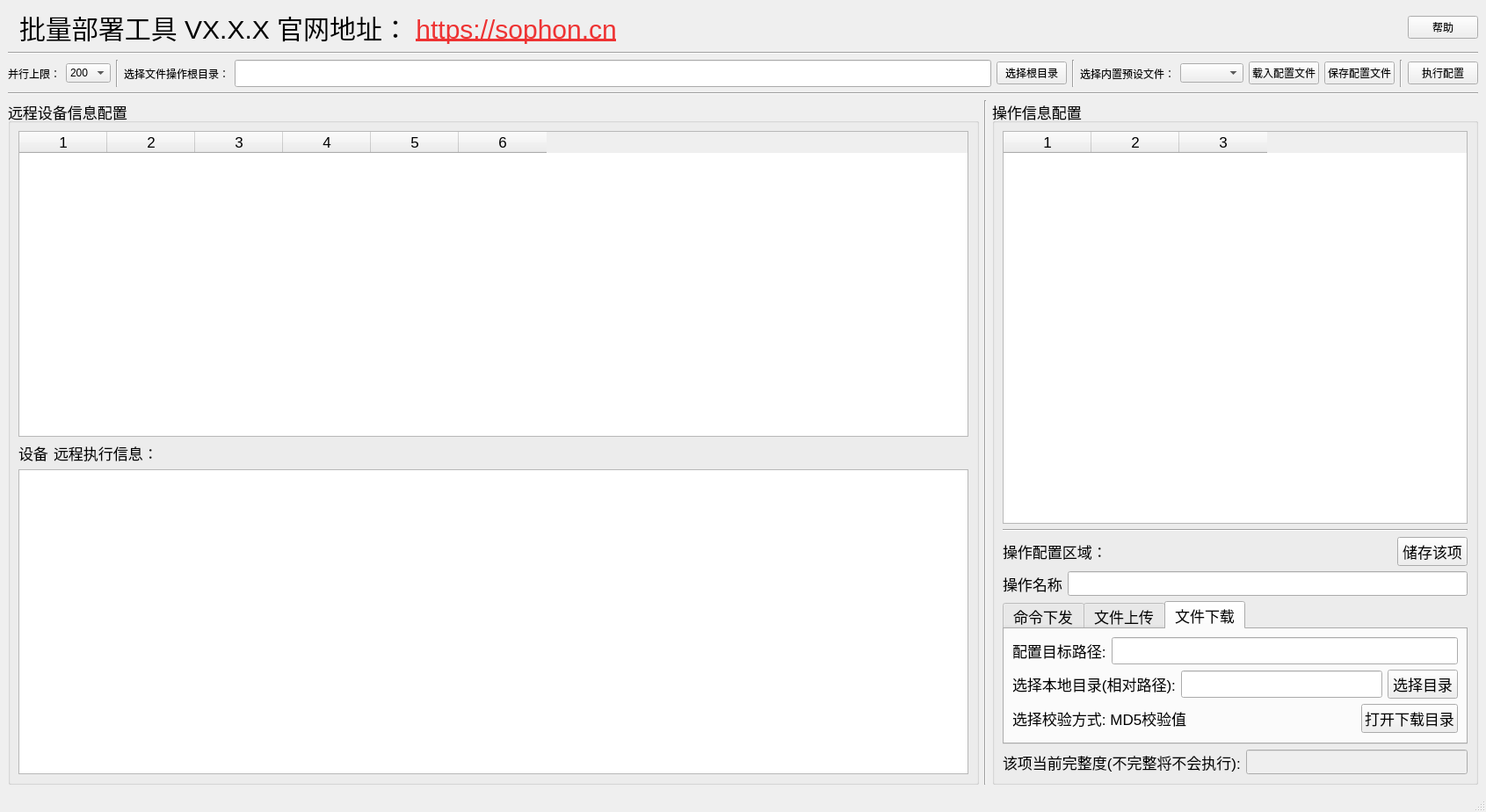
<?xml version="1.0" encoding="UTF-8"?>
<ui version="4.0">
 <class>MainWindow</class>
 <widget class="QMainWindow" name="MainWindow">
  <property name="geometry">
   <rect>
    <x>0</x>
    <y>0</y>
    <width>1691</width>
    <height>924</height>
   </rect>
  </property>
  <property name="windowTitle">
   <string>批量部署工具</string>
  </property>
  <property name="windowIcon">
   <iconset resource="resources.qrc">
    <normaloff>:/resources/ic_action_database.png</normaloff>:/resources/ic_action_database.png</iconset>
  </property>
  <widget class="QWidget" name="centralwidget">
   <layout class="QVBoxLayout" name="verticalLayout_3">
    <item>
     <layout class="QHBoxLayout" name="horizontalLayout_6">
      <item>
       <widget class="QLabel" name="labelImage">
        <property name="text">
         <string/>
        </property>
       </widget>
      </item>
      <item>
       <widget class="QLabel" name="labelTitle">
        <property name="sizePolicy">
         <sizepolicy hsizetype="Expanding" vsizetype="Preferred">
          <horstretch>0</horstretch>
          <verstretch>0</verstretch>
         </sizepolicy>
        </property>
        <property name="font">
         <font>
          <pointsize>20</pointsize>
         </font>
        </property>
        <property name="text">
         <string>&lt;html&gt;&lt;head/&gt;&lt;body&gt;&lt;p&gt;&lt;span style=&quot; font-size:30px;&quot;&gt;批量部署工具 VX.X.X 官网地址： &lt;/span&gt;&lt;a href=&quot;https://sophon.cn&quot;&gt;&lt;span style=&quot; font-size:30px; text-decoration: underline; color:#ee3333;&quot;&gt;https://sophon.cn&lt;/span&gt;&lt;/a&gt;&lt;/p&gt;&lt;/body&gt;&lt;/html&gt;</string>
        </property>
       </widget>
      </item>
      <item>
       <spacer name="horizontalSpacer_2">
        <property name="orientation">
         <enum>Qt::Horizontal</enum>
        </property>
        <property name="sizeHint" stdset="0">
         <size>
          <width>40</width>
          <height>20</height>
         </size>
        </property>
       </spacer>
      </item>
      <item>
       <widget class="QPushButton" name="pushButtonHelp">
        <property name="text">
         <string>帮助</string>
        </property>
       </widget>
      </item>
     </layout>
    </item>
    <item>
     <widget class="Line" name="line_5">
      <property name="orientation">
       <enum>Qt::Horizontal</enum>
      </property>
     </widget>
    </item>
    <item>
     <layout class="QHBoxLayout" name="horizontalLayout_5">
      <item>
       <layout class="QHBoxLayout" name="horizontalLayout_3">
        <item>
         <widget class="QLabel" name="label_12">
          <property name="text">
           <string>并行上限：</string>
          </property>
         </widget>
        </item>
        <item>
         <widget class="QComboBox" name="comboBoxBatchMax">
          <property name="currentText">
           <string>200</string>
          </property>
          <item>
           <property name="text">
            <string>200</string>
           </property>
          </item>
          <item>
           <property name="text">
            <string>100</string>
           </property>
          </item>
          <item>
           <property name="text">
            <string>50</string>
           </property>
          </item>
          <item>
           <property name="text">
            <string>20</string>
           </property>
          </item>
          <item>
           <property name="text">
            <string>2</string>
           </property>
          </item>
         </widget>
        </item>
       </layout>
      </item>
      <item>
       <widget class="Line" name="line_7">
        <property name="orientation">
         <enum>Qt::Vertical</enum>
        </property>
       </widget>
      </item>
      <item>
       <layout class="QHBoxLayout" name="horizontalLayout_4">
        <item>
         <widget class="QLabel" name="label_2">
          <property name="text">
           <string>选择文件操作根目录：</string>
          </property>
         </widget>
        </item>
        <item>
         <widget class="QLineEdit" name="lineEditRootPath">
          <property name="font">
           <font>
            <pointsize>14</pointsize>
           </font>
          </property>
          <property name="readOnly">
           <bool>true</bool>
          </property>
         </widget>
        </item>
        <item>
         <widget class="QPushButton" name="pushButtonOpenRootPath">
          <property name="text">
           <string>选择根目录</string>
          </property>
         </widget>
        </item>
       </layout>
      </item>
      <item>
       <widget class="Line" name="line_2">
        <property name="orientation">
         <enum>Qt::Vertical</enum>
        </property>
       </widget>
      </item>
      <item>
       <layout class="QHBoxLayout" name="horizontalLayout_2">
        <item>
         <widget class="QLabel" name="label">
          <property name="text">
           <string>选择内置预设文件：</string>
          </property>
         </widget>
        </item>
        <item>
         <widget class="QComboBox" name="comboBoxJson"/>
        </item>
       </layout>
      </item>
      <item>
       <widget class="QPushButton" name="pushButtonOpenJson">
        <property name="text">
         <string>载入配置文件</string>
        </property>
       </widget>
      </item>
      <item>
       <widget class="QPushButton" name="pushButtonSaveJson">
        <property name="text">
         <string>保存配置文件</string>
        </property>
       </widget>
      </item>
      <item>
       <widget class="Line" name="line_3">
        <property name="orientation">
         <enum>Qt::Vertical</enum>
        </property>
       </widget>
      </item>
      <item>
       <widget class="QPushButton" name="pushButtonRun">
        <property name="text">
         <string>执行配置</string>
        </property>
       </widget>
      </item>
     </layout>
    </item>
    <item>
     <widget class="Line" name="line_4">
      <property name="orientation">
       <enum>Qt::Horizontal</enum>
      </property>
     </widget>
    </item>
    <item>
     <layout class="QHBoxLayout" name="horizontalLayout_7" stretch="2,0,1">
      <item>
       <widget class="QGroupBox" name="groupBox">
        <property name="font">
         <font>
          <pointsize>13</pointsize>
         </font>
        </property>
        <property name="title">
         <string>远程设备信息配置</string>
        </property>
        <layout class="QVBoxLayout" name="verticalLayout_4">
         <item>
          <widget class="QTableWidget" name="tableWidgetRemote">
           <property name="sizePolicy">
            <sizepolicy hsizetype="Expanding" vsizetype="Expanding">
             <horstretch>0</horstretch>
             <verstretch>0</verstretch>
            </sizepolicy>
           </property>
           <property name="columnCount">
            <number>6</number>
           </property>
           <column/>
           <column/>
           <column/>
           <column/>
           <column/>
           <column/>
          </widget>
         </item>
         <item>
          <layout class="QHBoxLayout" name="horizontalLayout">
           <item>
            <widget class="QLabel" name="label_11">
             <property name="sizePolicy">
              <sizepolicy hsizetype="Preferred" vsizetype="Preferred">
               <horstretch>0</horstretch>
               <verstretch>0</verstretch>
              </sizepolicy>
             </property>
             <property name="text">
              <string>设备</string>
             </property>
            </widget>
           </item>
           <item>
            <widget class="QLabel" name="label_3">
             <property name="sizePolicy">
              <sizepolicy hsizetype="MinimumExpanding" vsizetype="Preferred">
               <horstretch>0</horstretch>
               <verstretch>0</verstretch>
              </sizepolicy>
             </property>
             <property name="text">
              <string>远程执行信息：</string>
             </property>
            </widget>
           </item>
          </layout>
         </item>
         <item>
          <widget class="QTextEdit" name="textEditSshinfo">
           <property name="font">
            <font>
             <pointsize>16</pointsize>
            </font>
           </property>
           <property name="readOnly">
            <bool>true</bool>
           </property>
          </widget>
         </item>
        </layout>
       </widget>
      </item>
      <item>
       <widget class="Line" name="line">
        <property name="orientation">
         <enum>Qt::Vertical</enum>
        </property>
       </widget>
      </item>
      <item>
       <widget class="QGroupBox" name="groupBox_2">
        <property name="font">
         <font>
          <pointsize>13</pointsize>
         </font>
        </property>
        <property name="title">
         <string>操作信息配置</string>
        </property>
        <layout class="QVBoxLayout" name="verticalLayout_2">
         <item>
          <widget class="QTableWidget" name="tableWidgetOperation">
           <property name="sizePolicy">
            <sizepolicy hsizetype="MinimumExpanding" vsizetype="Expanding">
             <horstretch>0</horstretch>
             <verstretch>0</verstretch>
            </sizepolicy>
           </property>
           <property name="columnCount">
            <number>3</number>
           </property>
           <column/>
           <column/>
           <column/>
          </widget>
         </item>
         <item>
          <widget class="Line" name="line_6">
           <property name="orientation">
            <enum>Qt::Horizontal</enum>
           </property>
          </widget>
         </item>
         <item>
          <layout class="QHBoxLayout" name="horizontalLayout_16">
           <item>
            <widget class="QLabel" name="label_4">
             <property name="sizePolicy">
              <sizepolicy hsizetype="MinimumExpanding" vsizetype="Preferred">
               <horstretch>0</horstretch>
               <verstretch>0</verstretch>
              </sizepolicy>
             </property>
             <property name="text">
              <string>操作配置区域：</string>
             </property>
            </widget>
           </item>
           <item>
            <widget class="QPushButton" name="pushButtonSaveOneOperation">
             <property name="text">
              <string>储存该项</string>
             </property>
            </widget>
           </item>
          </layout>
         </item>
         <item>
          <layout class="QHBoxLayout" name="horizontalLayout_9">
           <item>
            <widget class="QLabel" name="labelCommandName">
             <property name="text">
              <string>操作名称</string>
             </property>
            </widget>
           </item>
           <item>
            <widget class="QLineEdit" name="lineEditOperationName"/>
           </item>
          </layout>
         </item>
         <item>
          <widget class="QTabWidget" name="tabWidgetOperation">
           <property name="sizePolicy">
            <sizepolicy hsizetype="Expanding" vsizetype="Minimum">
             <horstretch>0</horstretch>
             <verstretch>0</verstretch>
            </sizepolicy>
           </property>
           <property name="currentIndex">
            <number>2</number>
           </property>
           <widget class="QWidget" name="command">
            <attribute name="title">
             <string>命令下发</string>
            </attribute>
            <layout class="QVBoxLayout" name="verticalLayout">
             <item>
              <layout class="QHBoxLayout" name="horizontalLayout_10">
               <item>
                <widget class="QLabel" name="labelCommandName_2">
                 <property name="text">
                  <string>命令:</string>
                 </property>
                </widget>
               </item>
               <item>
                <widget class="QLineEdit" name="lineEditCommandStr"/>
               </item>
              </layout>
             </item>
             <item>
              <layout class="QHBoxLayout" name="horizontalLayout_11">
               <item>
                <widget class="QLabel" name="labelCommandStr">
                 <property name="text">
                  <string>执行成功关键字:</string>
                 </property>
                </widget>
               </item>
               <item>
                <widget class="QLineEdit" name="lineEditCommandSuccessCheck"/>
               </item>
              </layout>
             </item>
             <item>
              <layout class="QHBoxLayout" name="horizontalLayout_12">
               <item>
                <widget class="QLabel" name="labelCommandStr_2">
                 <property name="text">
                  <string>执行失败关键字:</string>
                 </property>
                </widget>
               </item>
               <item>
                <widget class="QLineEdit" name="lineEditCommandErrorCheck"/>
               </item>
              </layout>
             </item>
            </layout>
           </widget>
           <widget class="QWidget" name="upFile">
            <attribute name="title">
             <string>文件上传</string>
            </attribute>
            <layout class="QVBoxLayout" name="verticalLayout_5">
             <item>
              <layout class="QHBoxLayout" name="horizontalLayout_8">
               <item>
                <widget class="QLabel" name="label_5">
                 <property name="text">
                  <string>选择本地文件(相对路径):</string>
                 </property>
                </widget>
               </item>
               <item>
                <widget class="QLineEdit" name="lineEditUpfile">
                 <property name="font">
                  <font>
                   <pointsize>14</pointsize>
                  </font>
                 </property>
                 <property name="readOnly">
                  <bool>true</bool>
                 </property>
                </widget>
               </item>
               <item>
                <widget class="QPushButton" name="pushButtonUpfile">
                 <property name="text">
                  <string>选择文件</string>
                 </property>
                </widget>
               </item>
              </layout>
             </item>
             <item>
              <layout class="QHBoxLayout" name="horizontalLayout_14">
               <item>
                <widget class="QLabel" name="label_6">
                 <property name="text">
                  <string>配置目标路径:</string>
                 </property>
                </widget>
               </item>
               <item>
                <widget class="QLineEdit" name="lineEditUpRemotePath">
                 <property name="font">
                  <font>
                   <pointsize>14</pointsize>
                  </font>
                 </property>
                 <property name="readOnly">
                  <bool>false</bool>
                 </property>
                </widget>
               </item>
              </layout>
             </item>
             <item>
              <layout class="QHBoxLayout" name="horizontalLayout_15">
               <item>
                <widget class="QLabel" name="label_7">
                 <property name="text">
                  <string>选择校验方式: MD5校验值</string>
                 </property>
                </widget>
               </item>
              </layout>
             </item>
            </layout>
           </widget>
           <widget class="QWidget" name="downFile">
            <attribute name="title">
             <string>文件下载</string>
            </attribute>
            <layout class="QVBoxLayout" name="verticalLayout_6">
             <item>
              <layout class="QHBoxLayout" name="horizontalLayout_18">
               <item>
                <widget class="QLabel" name="label_9">
                 <property name="text">
                  <string>配置目标路径:</string>
                 </property>
                </widget>
               </item>
               <item>
                <widget class="QLineEdit" name="lineEditDownRemoteFile">
                 <property name="font">
                  <font>
                   <pointsize>14</pointsize>
                  </font>
                 </property>
                 <property name="readOnly">
                  <bool>false</bool>
                 </property>
                </widget>
               </item>
              </layout>
             </item>
             <item>
              <layout class="QHBoxLayout" name="horizontalLayout_17">
               <item>
                <widget class="QLabel" name="label_8">
                 <property name="text">
                  <string>选择本地目录(相对路径):</string>
                 </property>
                </widget>
               </item>
               <item>
                <widget class="QLineEdit" name="lineEditDownDirPath">
                 <property name="font">
                  <font>
                   <pointsize>14</pointsize>
                  </font>
                 </property>
                 <property name="readOnly">
                  <bool>true</bool>
                 </property>
                </widget>
               </item>
               <item>
                <widget class="QPushButton" name="pushButtonDownfile">
                 <property name="text">
                  <string>选择目录</string>
                 </property>
                </widget>
               </item>
              </layout>
             </item>
             <item>
              <layout class="QHBoxLayout" name="horizontalLayout_19">
               <item>
                <widget class="QLabel" name="label_10">
                 <property name="sizePolicy">
                  <sizepolicy hsizetype="MinimumExpanding" vsizetype="Preferred">
                   <horstretch>0</horstretch>
                   <verstretch>0</verstretch>
                  </sizepolicy>
                 </property>
                 <property name="text">
                  <string>选择校验方式: MD5校验值</string>
                 </property>
                </widget>
               </item>
               <item>
                <widget class="QPushButton" name="pushButtonOpenDown">
                 <property name="text">
                  <string>打开下载目录</string>
                 </property>
                </widget>
               </item>
              </layout>
             </item>
            </layout>
           </widget>
          </widget>
         </item>
         <item>
          <layout class="QHBoxLayout" name="horizontalLayout_13">
           <item>
            <widget class="QLabel" name="labelCommandStatus">
             <property name="text">
              <string>该项当前完整度(不完整将不会执行):</string>
             </property>
            </widget>
           </item>
           <item>
            <widget class="QLineEdit" name="lineEditOperationStatus">
             <property name="enabled">
              <bool>false</bool>
             </property>
            </widget>
           </item>
          </layout>
         </item>
        </layout>
       </widget>
      </item>
     </layout>
    </item>
   </layout>
  </widget>
  <widget class="QStatusBar" name="statusbar"/>
 </widget>
 <resources>
  <include location="resources.qrc"/>
 </resources>
 <connections/>
</ui>
